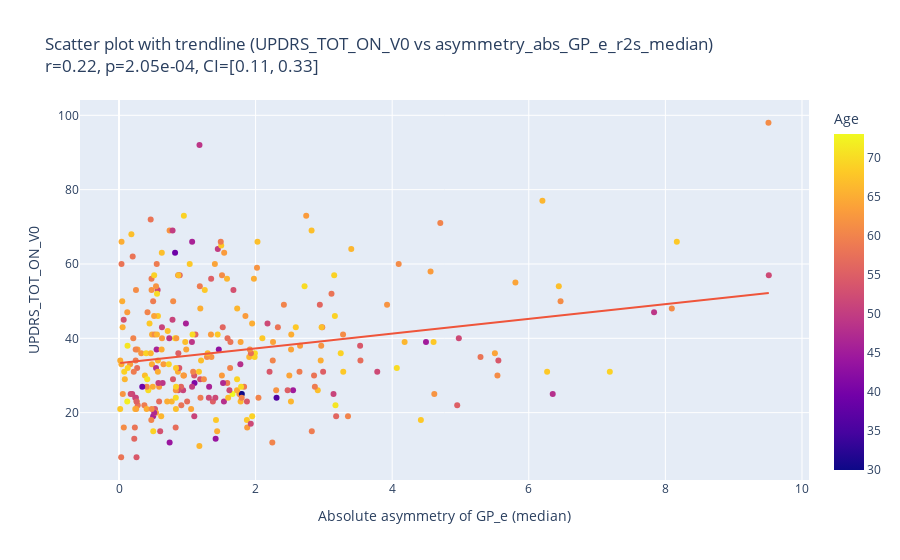
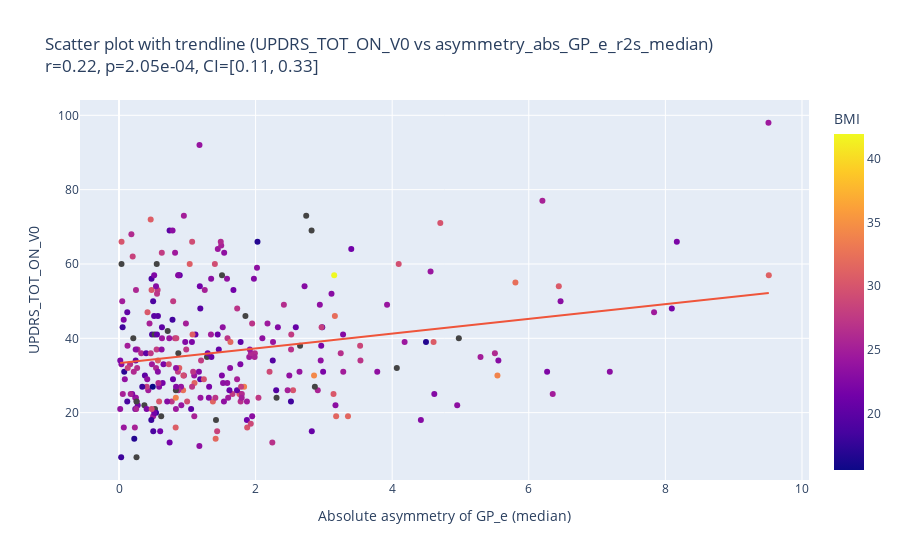

The cell these charts' notebook holds for them, in order:
### Code cell
from scipy.stats import pearsonr
import plotly.express as px
import numpy as np

def pearsonr_ci(x, y, alpha=0.05):
    """Calculate the Pearson correlation coefficient and its confidence interval."""
    r, p = pearsonr(x, y)
    n = len(x)
    # Standard error for Fisher's z-transformation
    se = 1 / np.sqrt(n - 3)
    
    # Fisher's z-transformation of the Pearson correlation coefficient
    z = np.arctanh(r)
    
    # Calculate the confidence interval in the z-space
    z_ci = [z - se * 1.96, z + se * 1.96]  # 95% confidence interval
    
    # Transform the confidence interval back to the r-space using the hyperbolic tangent
    r_ci = np.tanh(z_ci)
    
    return r, p, r_ci

# Check if the required columns exist in df_common
for col in df1.filter(regex="^(DOPA|UPDRS)", axis=1):
    print(f"Processing column: {col}")
    # Create a scatter plot with a trendline
    for asymmetry_col in ["asymmetry_abs_GP_e_qsm_moyen", "asymmetry_abs_GP_e_r2s_median"]:
        print(f"Processing asymmetry column: {asymmetry_col}")
        # Calculate Pearson correlation and confidence interval
        x_data = df_common[asymmetry_col]
        y_data = df_common[col]
        mask = ~x_data.isna() & ~y_data.isna()  # Filter NaN values
        r, p, r_ci = pearsonr_ci(x_data[mask], y_data[mask])
        print(f"Pearson correlation: r={r:.2f}, p-value={p:.2e}, CI=[{r_ci[0]:.2f}, {r_ci[1]:.2f}]")
        # Only display the plot if the correlation is greater than 0.2
        if abs(r) > 0.2:
            for color_col in ["Age", "BMI"]:  # Include both Age and BMI
                fig = px.scatter(
                    df_common,
                    x=asymmetry_col,
                    y=col,
                    color=color_col,
                    trendline="ols",  # Add a trendline
                    title=(
                        f"Scatter plot with trendline ({col} vs {asymmetry_col})<br>"
                        f"r={r:.2f}, p={p:.2e}, CI=[{r_ci[0]:.2f}, {r_ci[1]:.2f}]"
                    ),
                    labels={
                        asymmetry_col: f"Absolute asymmetry of GP_e ({asymmetry_col.split('_')[-1]})",
                        color_col: color_col,
                        col: col
                    }
                )
                # Save the figure as an image
                fig.write_image(f"/NAS/deathrow/protocoles/predistim/screenshots/{col}_vs_{asymmetry_col}_colored_by_{color_col}.png")
                fig.show()

### Figure 1 — Plotly figure (JSON) as saved in the notebook; plotly's stock layout.template omitted (floating-point values rounded to 4 significant figures; data arrays with more than 128 entries replaced by an {"elided": "..."} marker saying what was removed)
{"data": [{"hovertemplate": "Absolute asymmetry of GP_e (median)=%{x}<br>UPDRS_TOT_ON_V0=%{y}<br>Age=%{marker.color}<extra></extra>", "legendgroup": "", "marker": {"color": {"elided": "428 int values"}, "coloraxis": "coloraxis", "symbol": "circle"}, "mode": "markers", "name": "", "orientation": "v", "showlegend": false, "type": "scatter", "x": {"elided": "428 float values"}, "xaxis": "x", "y": {"elided": "428 int values"}, "yaxis": "y"}, {"hovertemplate": "<b>OLS trendline</b><br>UPDRS_TOT_ON_V0 = 1.98005 * asymmetry_abs_GP_e_r2s_median + 33.3395<br>R<sup>2</sup>=0.048130<br><br>Absolute asymmetry of GP_e (median)=%{x}<br>UPDRS_TOT_ON_V0=%{y} <b>(trend)</b><extra></extra>", "legendgroup": "", "marker": {"symbol": "circle"}, "mode": "lines", "name": "", "showlegend": false, "type": "scatter", "x": {"elided": "282 float values"}, "xaxis": "x", "y": {"elided": "282 float values"}, "yaxis": "y"}], "layout": {"coloraxis": {"colorbar": {"title": {"text": "Age"}}, "colorscale": [[0, "#0d0887"], [0.1111, "#46039f"], [0.2222, "#7201a8"], [0.3333, "#9c179e"], [0.4444, "#bd3786"], [0.5556, "#d8576b"], [0.6667, "#ed7953"], [0.7778, "#fb9f3a"], [0.8889, "#fdca26"], [1, "#f0f921"]]}, "legend": {"tracegroupgap": 0}, "title": {"text": "Scatter plot with trendline (UPDRS_TOT_ON_V0 vs asymmetry_abs_GP_e_r2s_median)<br>r=0.22, p=2.05e-04, CI=[0.11, 0.33]"}, "xaxis": {"anchor": "y", "domain": [0, 1], "title": {"text": "Absolute asymmetry of GP_e (median)"}}, "yaxis": {"anchor": "x", "domain": [0, 1], "title": {"text": "UPDRS_TOT_ON_V0"}}}}

### Figure 2 — Plotly figure (JSON) as saved in the notebook; plotly's stock layout.template omitted (floating-point values rounded to 4 significant figures; data arrays with more than 128 entries replaced by an {"elided": "..."} marker saying what was removed)
{"data": [{"hovertemplate": "Absolute asymmetry of GP_e (median)=%{x}<br>UPDRS_TOT_ON_V0=%{y}<br>BMI=%{marker.color}<extra></extra>", "legendgroup": "", "marker": {"color": {"elided": "428 float values"}, "coloraxis": "coloraxis", "symbol": "circle"}, "mode": "markers", "name": "", "orientation": "v", "showlegend": false, "type": "scatter", "x": {"elided": "428 float values"}, "xaxis": "x", "y": {"elided": "428 int values"}, "yaxis": "y"}, {"hovertemplate": "<b>OLS trendline</b><br>UPDRS_TOT_ON_V0 = 1.98005 * asymmetry_abs_GP_e_r2s_median + 33.3395<br>R<sup>2</sup>=0.048130<br><br>Absolute asymmetry of GP_e (median)=%{x}<br>UPDRS_TOT_ON_V0=%{y} <b>(trend)</b><extra></extra>", "legendgroup": "", "marker": {"symbol": "circle"}, "mode": "lines", "name": "", "showlegend": false, "type": "scatter", "x": {"elided": "282 float values"}, "xaxis": "x", "y": {"elided": "282 float values"}, "yaxis": "y"}], "layout": {"coloraxis": {"colorbar": {"title": {"text": "BMI"}}, "colorscale": [[0, "#0d0887"], [0.1111, "#46039f"], [0.2222, "#7201a8"], [0.3333, "#9c179e"], [0.4444, "#bd3786"], [0.5556, "#d8576b"], [0.6667, "#ed7953"], [0.7778, "#fb9f3a"], [0.8889, "#fdca26"], [1, "#f0f921"]]}, "legend": {"tracegroupgap": 0}, "title": {"text": "Scatter plot with trendline (UPDRS_TOT_ON_V0 vs asymmetry_abs_GP_e_r2s_median)<br>r=0.22, p=2.05e-04, CI=[0.11, 0.33]"}, "xaxis": {"anchor": "y", "domain": [0, 1], "title": {"text": "Absolute asymmetry of GP_e (median)"}}, "yaxis": {"anchor": "x", "domain": [0, 1], "title": {"text": "UPDRS_TOT_ON_V0"}}}}
